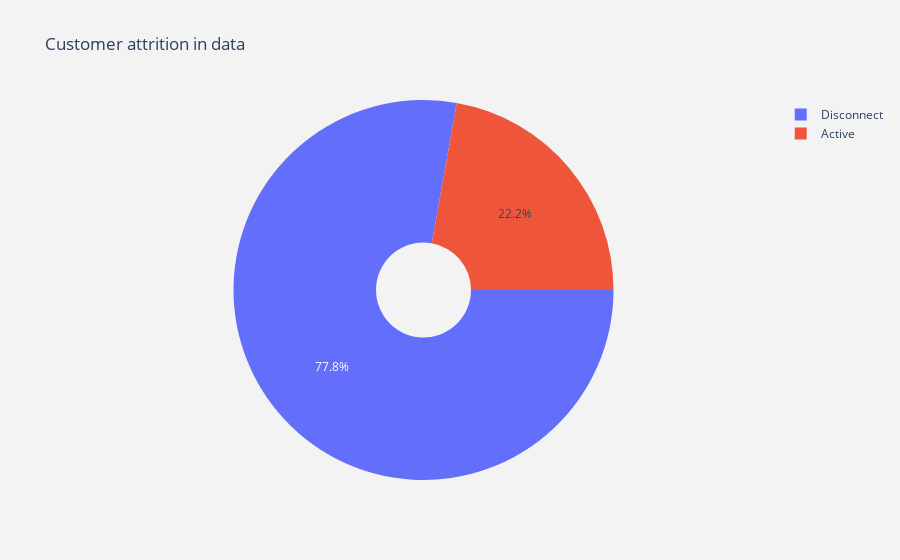

The cell this chart's notebook holds for it:
### Markdown cell above
We first visualize customer attrition in the demographics dataset

### Code cell
lab = demo_1['CustomerStatus'].value_counts().keys().tolist()
val = demo_1['CustomerStatus'].value_counts().values.tolist()

trace = go.Pie(labels = lab ,values = val,rotation = 90,hoverinfo = "label+value+text",hole = .25)
layout = go.Layout(dict(title = "Customer attrition in data",plot_bgcolor  = "rgb(243,243,243)",\
                        paper_bgcolor = "rgb(243,243,243)",))
data = [trace]
fig = go.Figure(data = data,layout = layout)
py.iplot(fig)

### Figure 1 — Plotly figure (JSON) as saved in the notebook; plotly's stock layout.template omitted (floating-point values rounded to 4 significant figures)
{"data": [{"hole": 0.25, "hoverinfo": "label+value+text", "labels": ["Disconnect", "Active"], "rotation": 90, "type": "pie", "values": [196503, 56070]}], "layout": {"paper_bgcolor": "rgb(243,243,243)", "plot_bgcolor": "rgb(243,243,243)", "title": {"text": "Customer attrition in data"}}}
